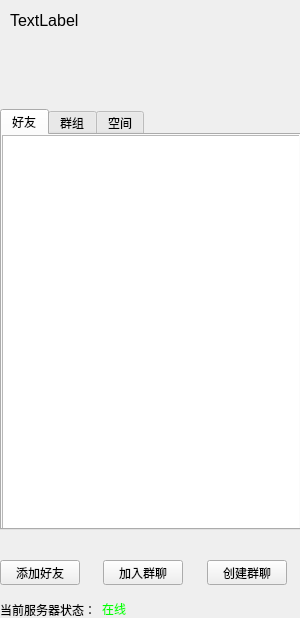
<?xml version="1.0" encoding="UTF-8"?>
<ui version="4.0">
 <class>MainChat</class>
 <widget class="QWidget" name="MainChat">
  <property name="geometry">
   <rect>
    <x>0</x>
    <y>0</y>
    <width>300</width>
    <height>618</height>
   </rect>
  </property>
  <property name="windowTitle">
   <string>Form</string>
  </property>
  <widget class="QLabel" name="userIdLabel">
   <property name="geometry">
    <rect>
     <x>10</x>
     <y>10</y>
     <width>121</width>
     <height>21</height>
    </rect>
   </property>
   <property name="text">
    <string>&lt;html&gt;&lt;head/&gt;&lt;body&gt;&lt;p&gt;&lt;span style=&quot; font-size:12pt;&quot;&gt;TextLabel&lt;/span&gt;&lt;/p&gt;&lt;/body&gt;&lt;/html&gt;</string>
   </property>
  </widget>
  <widget class="QWidget" name="layoutWidget">
   <property name="geometry">
    <rect>
     <x>0</x>
     <y>600</y>
     <width>159</width>
     <height>19</height>
    </rect>
   </property>
   <layout class="QHBoxLayout" name="horizontalLayout">
    <item>
     <widget class="QLabel" name="label">
      <property name="text">
       <string>当前服务器状态：</string>
      </property>
     </widget>
    </item>
    <item>
     <widget class="QLabel" name="statusLabel">
      <property name="text">
       <string>&lt;html&gt;&lt;head/&gt;&lt;body&gt;&lt;p&gt;&lt;span style=&quot; color:#00ff00;&quot;&gt;在线&lt;/span&gt;&lt;/p&gt;&lt;/body&gt;&lt;/html&gt;</string>
      </property>
     </widget>
    </item>
   </layout>
  </widget>
  <widget class="QTabWidget" name="tabWidget">
   <property name="geometry">
    <rect>
     <x>0</x>
     <y>109</y>
     <width>301</width>
     <height>421</height>
    </rect>
   </property>
   <property name="tabPosition">
    <enum>QTabWidget::North</enum>
   </property>
   <property name="currentIndex">
    <number>0</number>
   </property>
   <property name="elideMode">
    <enum>Qt::ElideNone</enum>
   </property>
   <property name="documentMode">
    <bool>false</bool>
   </property>
   <property name="tabsClosable">
    <bool>false</bool>
   </property>
   <property name="movable">
    <bool>true</bool>
   </property>
   <property name="tabBarAutoHide">
    <bool>false</bool>
   </property>
   <widget class="QWidget" name="tab_1">
    <attribute name="title">
     <string>好友</string>
    </attribute>
    <widget class="QListWidget" name="listWidget1">
     <property name="geometry">
      <rect>
       <x>0</x>
       <y>0</y>
       <width>301</width>
       <height>401</height>
      </rect>
     </property>
    </widget>
   </widget>
   <widget class="QWidget" name="tab_2">
    <attribute name="title">
     <string>群组</string>
    </attribute>
    <widget class="QListWidget" name="listWidget1_2">
     <property name="geometry">
      <rect>
       <x>0</x>
       <y>0</y>
       <width>301</width>
       <height>401</height>
      </rect>
     </property>
    </widget>
   </widget>
   <widget class="QWidget" name="tab_3">
    <attribute name="title">
     <string>空间</string>
    </attribute>
   </widget>
  </widget>
  <widget class="QWidget" name="">
   <property name="geometry">
    <rect>
     <x>0</x>
     <y>560</y>
     <width>287</width>
     <height>25</height>
    </rect>
   </property>
   <layout class="QHBoxLayout" name="horizontalLayout_2">
    <item>
     <widget class="QPushButton" name="insertFriendButton">
      <property name="text">
       <string>添加好友</string>
      </property>
     </widget>
    </item>
    <item>
     <spacer name="horizontalSpacer">
      <property name="orientation">
       <enum>Qt::Horizontal</enum>
      </property>
      <property name="sizeHint" stdset="0">
       <size>
        <width>18</width>
        <height>18</height>
       </size>
      </property>
     </spacer>
    </item>
    <item>
     <widget class="QPushButton" name="joinGroupButton">
      <property name="text">
       <string>加入群聊</string>
      </property>
     </widget>
    </item>
    <item>
     <spacer name="horizontalSpacer_2">
      <property name="orientation">
       <enum>Qt::Horizontal</enum>
      </property>
      <property name="sizeHint" stdset="0">
       <size>
        <width>18</width>
        <height>18</height>
       </size>
      </property>
     </spacer>
    </item>
    <item>
     <widget class="QPushButton" name="createGroupButton">
      <property name="text">
       <string>创建群聊</string>
      </property>
     </widget>
    </item>
   </layout>
  </widget>
 </widget>
 <resources/>
 <connections/>
</ui>
